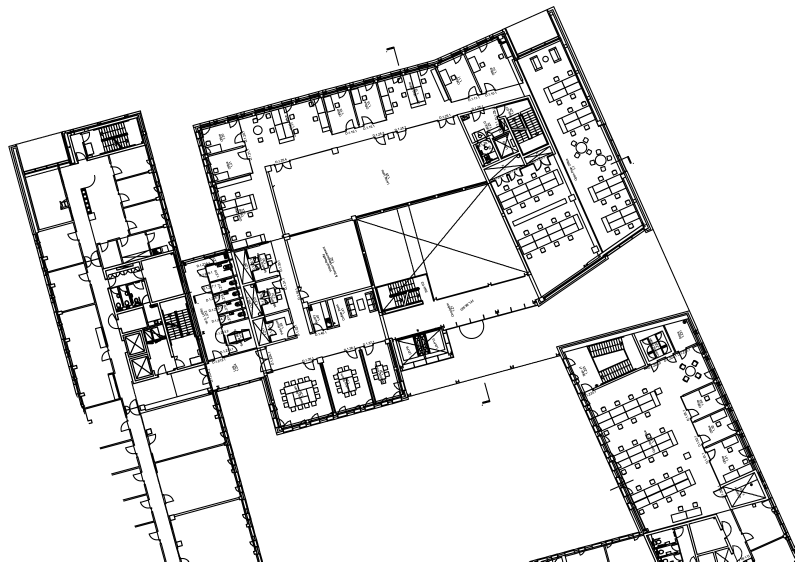
#> input picture BF1.png, 2384 x 1684 px (shown at 1/3 size)
$ jupyter execute --allow-errors crf_preprocess.ipynb   (shell and % lines are left out)
#> lines starting #> are read from the running program, lines starting #| are printed output that depends on the picture; after the words box and inside, x2 and y2 are one past the last pixel; in counts of white or black regions, pixels touching at a corner belong together
[cell 1]
import numpy as np
import pandas as pd
from numpy.random import randn
import scipy
from scipy import stats
import matplotlib.pyplot as plt
import os

import numpy as np
import pandas as pd

import matplotlib.pyplot as plt
import matplotlib.image as mpimg
import matplotlib.transforms as mtransforms
import imp
import align_utils
import pf_utils
imp.reload(align_utils)
imp.reload(pf_utils)

from align_utils import *
from pf_utils import *

import random
import particle_filter
imp.reload(particle_filter)
from particle_filter import *
import pandas as pd
from tqdm import tqdm

import cv2
from skimage import data, color
from skimage.transform import rescale, resize, downscale_local_mean

[cell 2]
def find_nearest(array, value):
    array = np.asarray(array)
    idx = (np.abs(array - value)).argmin()
    return idx

[cell 3]
img = plt.imread("BF1.png")
#> img is the input picture: shape (1684, 2384, 4) float32; mean R, G, B, A 0.893, 0.893, 0.893, 1

[cell 4]
H = img.shape[0]
#> H = 1684
W = img.shape[1]
#> W = 2384

[cell 5]
img_rescaled = rescale(img[:, :, 0], 0.1, anti_aliasing=True)
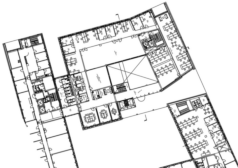
#> img_rescaled: shape (168, 238) float32; min 0.0502, max 1, mean 0.893
threshold = 0.8
img_thresh = np.where(img_rescaled > threshold, 1, 0)
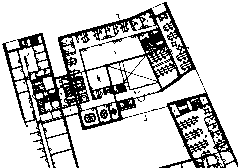
#> img_thresh: shape (168, 238) int64; values 0 (black) and 1 (white), 78.6% white; 46 black regions (39 under 20 px), largest, box (x1, y1, x2, y2) and area: (2, 2, 199, 168) 6497, (159, 88, 238, 168) 1702, (84, 113, 96, 123) 82
plt.imshow(img_thresh, cmap='gray')

[cell 6]
img_walk = plt.imread("BF1_walkable.png")
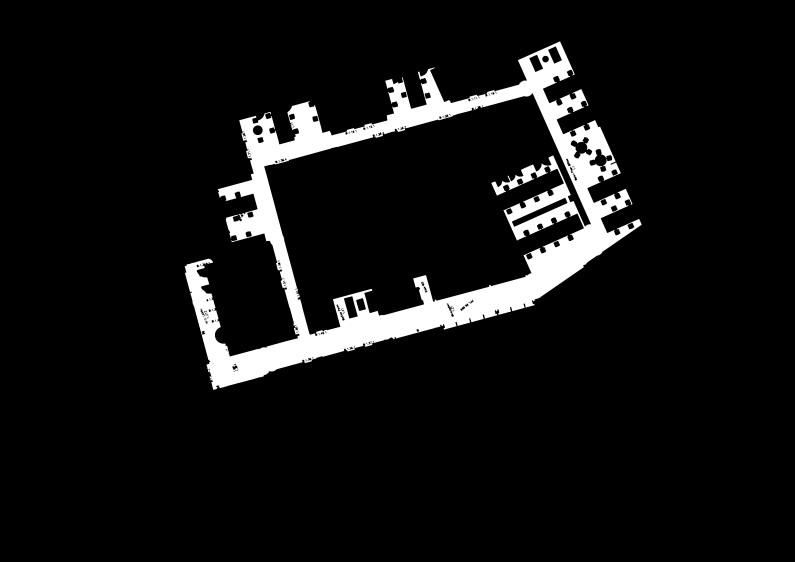
#> input picture BF1_walkable.png, 2384 x 1684 px (shown at 1/3 size)
#> img_walk is the input picture: shape (1684, 2384, 3) float32; min 0, max 1, mean 0.0744

[cell 7]
imgwlk_rescaled = rescale(img_walk[:, :, 0], 0.1, anti_aliasing=False)
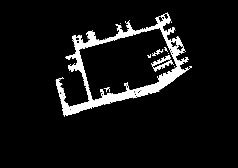
#> imgwlk_rescaled: shape (168, 238) float32; min 0, max 1, mean 0.0744

[cell 8]
erosion_size = 1
element = cv2.getStructuringElement(cv2.MORPH_ELLIPSE,
                                    (2 * erosion_size + 1, 2 * erosion_size + 1),
                                    (erosion_size, erosion_size))
erosion_dst = cv2.erode(imgwlk_rescaled, element)
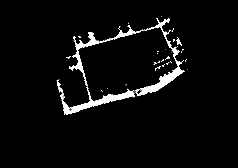
#> erosion_dst: shape (168, 238) float32; min 0, max 1, mean 0.0433

[cell 9]
map_for_crf = np.clip(erosion_dst+img_thresh, 0.0, 1.0)
plt.imshow(map_for_crf, cmap='gray')

[cell 10]
np.save('map.npy', map_for_crf * 255)

[cell 11]
np.save('map_original.npy', img * 255)

[cell 12]
map_for_crf.shape
#> Out = (168, 238)

[cell 13]
WIDTH = map_for_crf.shape[1]
#> WIDTH = 238
HEIGHT = map_for_crf.shape[0]
#> HEIGHT = 168
dim = (WIDTH, HEIGHT)
#> dim = (238, 168)
NEIGHBOR_SHIFT = 2
NEIGHBOR_LENGTH = NEIGHBOR_SHIFT*2+1
NEIGHBOR = NEIGHBOR_LENGTH*NEIGHBOR_LENGTH

[cell 14]
bordered = np.zeros([HEIGHT+2*NEIGHBOR_SHIFT, WIDTH+2*NEIGHBOR_SHIFT])
bordered[NEIGHBOR_SHIFT:HEIGHT+NEIGHBOR_SHIFT, NEIGHBOR_SHIFT:WIDTH+NEIGHBOR_SHIFT] = map_for_crf
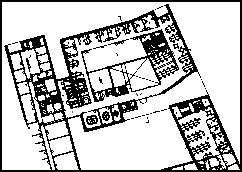
#> bordered: shape (172, 242) float64; min 0, max 1, mean 0.757

[cell 15]
plt.imshow(bordered, cmap='gray')
plt.axis('off')

[cell 16]
shifted = np.zeros([HEIGHT+2*NEIGHBOR_SHIFT, WIDTH+2*NEIGHBOR_SHIFT, NEIGHBOR])
for idx in range(NEIGHBOR):
    y, x = np.unravel_index(idx, (NEIGHBOR_LENGTH, NEIGHBOR_LENGTH))
    shifted[y:HEIGHT + y, x:WIDTH + x, idx] = map_for_crf
shifted_flip = np.flip(shifted, axis=2)
cut = shifted_flip[NEIGHBOR_SHIFT:HEIGHT+NEIGHBOR_SHIFT, NEIGHBOR_SHIFT:WIDTH+NEIGHBOR_SHIFT, :]

[cell 17]
occupancy = ~ cut.astype(bool)

[cell 18]
transfer_matrix = np.zeros(occupancy.shape).astype(bool)

[cell 19]
transfer_matrix[:,:,0] = occupancy[:,:,0]|occupancy[:,:,6]|(occupancy[:,:,1]&occupancy[:,:,5])|(occupancy[:,:,7]&occupancy[:,:,11])
transfer_matrix[:,:,4] = occupancy[:,:,4]|occupancy[:,:,8]|(occupancy[:,:,3]&occupancy[:,:,9])|(occupancy[:,:,7]&occupancy[:,:,13])
transfer_matrix[:,:,20] = occupancy[:,:,20]|occupancy[:,:,16]|(occupancy[:,:,15]&occupancy[:,:,21])|(occupancy[:,:,11]&occupancy[:,:,17])
transfer_matrix[:,:,24] = occupancy[:,:,24]|occupancy[:,:,18]|(occupancy[:,:,19]&occupancy[:,:,23])|(occupancy[:,:,13]&occupancy[:,:,17])
transfer_matrix[:,:,1] = occupancy[:,:,1]|(occupancy[:,:,6]&occupancy[:,:,7])|(occupancy[:,:,6]&occupancy[:,:,2])|(occupancy[:,:,7]&occupancy[:,:,11])
transfer_matrix[:,:,3] = occupancy[:,:,3]|(occupancy[:,:,7]&occupancy[:,:,8])|(occupancy[:,:,2]&occupancy[:,:,8])|(occupancy[:,:,7]&occupancy[:,:,13])
transfer_matrix[:,:,5] = occupancy[:,:,5]|(occupancy[:,:,6]&occupancy[:,:,11])|(occupancy[:,:,6]&occupancy[:,:,10])|(occupancy[:,:,7]&occupancy[:,:,11])
transfer_matrix[:,:,9] = occupancy[:,:,9]|(occupancy[:,:,8]&occupancy[:,:,13])|(occupancy[:,:,8]&occupancy[:,:,14])|(occupancy[:,:,7]&occupancy[:,:,13])
transfer_matrix[:,:,15] = occupancy[:,:,15]|(occupancy[:,:,11]&occupancy[:,:,16])|(occupancy[:,:,10]&occupancy[:,:,16])|(occupancy[:,:,11]&occupancy[:,:,17])
transfer_matrix[:,:,19] = occupancy[:,:,19]|(occupancy[:,:,13]&occupancy[:,:,18])|(occupancy[:,:,14]&occupancy[:,:,18])|(occupancy[:,:,13]&occupancy[:,:,17])
transfer_matrix[:,:,21] = occupancy[:,:,21]|(occupancy[:,:,16]&occupancy[:,:,17])|(occupancy[:,:,16]&occupancy[:,:,22])|(occupancy[:,:,11]&occupancy[:,:,17])
transfer_matrix[:,:,23] = occupancy[:,:,23]|(occupancy[:,:,17]&occupancy[:,:,18])|(occupancy[:,:,18]&occupancy[:,:,22])|(occupancy[:,:,13]&occupancy[:,:,17])
transfer_matrix[:,:,6] = occupancy[:,:,6]
transfer_matrix[:,:,7] = occupancy[:,:,7]
transfer_matrix[:,:,8] = occupancy[:,:,8]
transfer_matrix[:,:,11] = occupancy[:,:,11]
transfer_matrix[:,:,12] = occupancy[:,:,12]
transfer_matrix[:,:,13] = occupancy[:,:,13]
transfer_matrix[:,:,16] = occupancy[:,:,16]
transfer_matrix[:,:,17] = occupancy[:,:,17]
transfer_matrix[:,:,18] = occupancy[:,:,18]
transfer_matrix[:,:,2] = occupancy[:,:,2]|occupancy[:,:,7]
transfer_matrix[:,:,10] = occupancy[:,:,10]|occupancy[:,:,11]
transfer_matrix[:,:,14] = occupancy[:,:,14]|occupancy[:,:,13]
transfer_matrix[:,:,22] = occupancy[:,:,22]|occupancy[:,:,17]

[cell 20]
plt.imshow(transfer_matrix[:, :, 0], cmap='gray')
plt.axis('off')
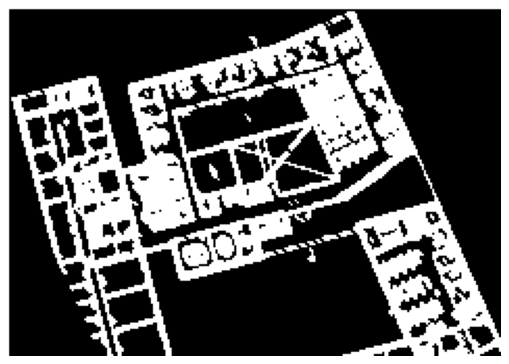
#> figure drawn by matplotlib, 1 panel

[cell 21]
transfer_matrix.shape
#> Out = (168, 238, 25)

[cell 22]
np.save('map_transition.npy', transfer_matrix.astype(bool))

[cell 23]
img_out = plt.imread("BF1_outofbuilding.png")
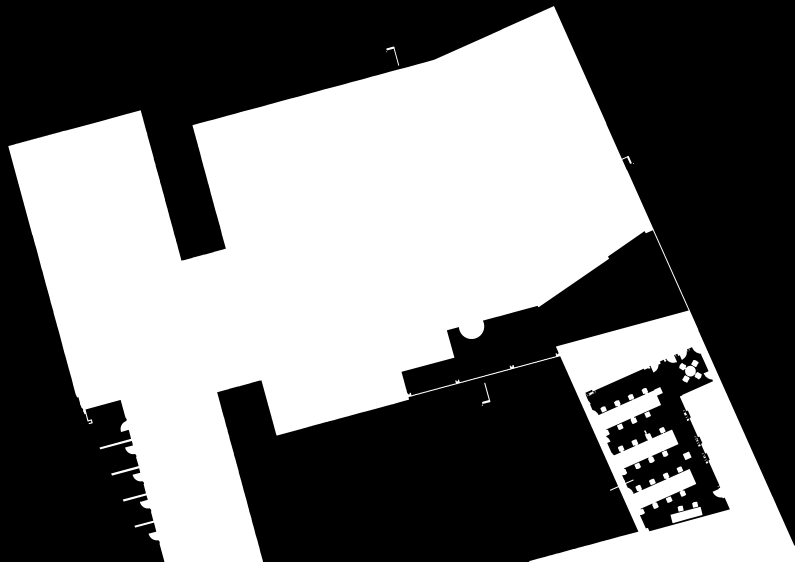
#> input picture BF1_outofbuilding.png, 2384 x 1684 px (shown at 1/3 size)
#> img_out is the input picture: shape (1684, 2384, 3) float32; min 0, max 1, mean 0.456

[cell 24]
imgout_rescaled = 1.0 - rescale(img_out[:, :, 0], 0.1, anti_aliasing=False)
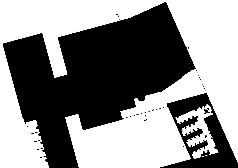
#> imgout_rescaled: shape (168, 238) float32; min 0, max 1, mean 0.544
plt.imshow(imgout_rescaled, cmap='gray')
plt.axis('off')

[cell 25]
shifted = np.ones([HEIGHT+2*NEIGHBOR_SHIFT, WIDTH+2*NEIGHBOR_SHIFT, NEIGHBOR])
for idx in range(NEIGHBOR):
    y, x = np.unravel_index(idx, (NEIGHBOR_LENGTH, NEIGHBOR_LENGTH))
    shifted[y:HEIGHT + y, x:WIDTH + x, idx] = imgout_rescaled
shifted_flip = np.flip(shifted, axis=2)
cut = shifted_flip[NEIGHBOR_SHIFT:HEIGHT+NEIGHBOR_SHIFT, NEIGHBOR_SHIFT:WIDTH+NEIGHBOR_SHIFT, :]

[cell 26]
np.save('map_unary.npy', cut.astype(bool))

[cell 27]
img_rescaled.shape
#> Out = (168, 238)
